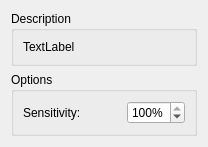
      <widget class="QWidget" name="pagePictureZonesLayer">
       <layout class="QVBoxLayout" name="verticalLayout_50">
        <item>
         <widget class="QGroupBox" name="groupBox_34">
          <property name="title">
           <string>Description</string>
          </property>
          <layout class="QVBoxLayout" name="verticalLayout_27">
           <item>
            <widget class="QLabel" name="lblApplyCutDescr_20">
             <property name="text">
              <string>TextLabel</string>
             </property>
             <property name="alignment">
              <set>Qt::AlignLeading|Qt::AlignLeft|Qt::AlignTop</set>
             </property>
             <property name="wordWrap">
              <bool>false</bool>
             </property>
             <property name="textInteractionFlags">
              <set>Qt::LinksAccessibleByMouse|Qt::TextSelectableByKeyboard|Qt::TextSelectableByMouse</set>
             </property>
            </widget>
           </item>
          </layout>
         </widget>
        </item>
        <item>
         <widget class="QGroupBox" name="optPictureZonesLayer">
          <property name="title">
           <string>Options</string>
          </property>
          <layout class="QFormLayout" name="formLayout_13">
           <item row="0" column="0">
            <widget class="QLabel" name="label_5">
             <property name="text">
              <string>Sensitivity:</string>
             </property>
            </widget>
           </item>
           <item row="0" column="1">
            <layout class="QHBoxLayout" name="horizontalLayout_8">
             <item>
              <spacer name="horizontalSpacer_8">
               <property name="orientation">
                <enum>Qt::Horizontal</enum>
               </property>
               <property name="sizeHint" stdset="0">
                <size>
                 <width>40</width>
                 <height>20</height>
                </size>
               </property>
              </spacer>
             </item>
             <item>
              <widget class="QSpinBox" name="rectangularAreasSensitivityValue">
               <property name="suffix">
                <string>%</string>
               </property>
               <property name="minimum">
                <number>1</number>
               </property>
               <property name="maximum">
                <number>100</number>
               </property>
               <property name="value">
                <number>100</number>
               </property>
              </widget>
             </item>
            </layout>
           </item>
          </layout>
         </widget>
        </item>
       </layout>
      </widget>
